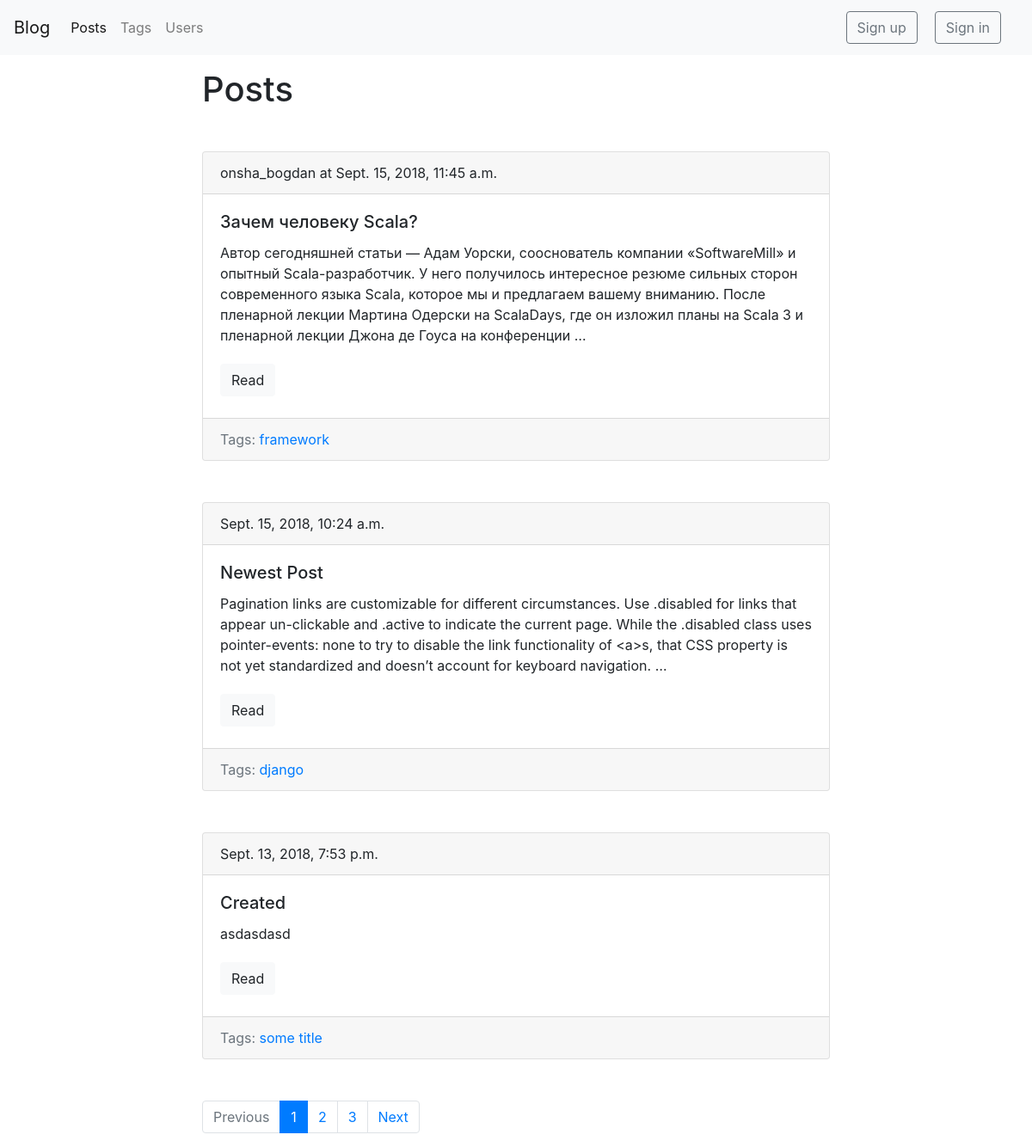
Screenshot of /blog/ with the database file from the repository.
### blog/models.py (models this page shows, shortened)
class Post(models.Model):
    title = models.CharField(max_length=150, db_index=True)
    slug = models.SlugField(max_length=150, unique=True, blank=True)
    body = models.TextField(blank=True, db_index=True)
    date_pub = models.DateTimeField(auto_now_add=True)
    tags = models.ManyToManyField('Tag', blank=True, related_name='posts')
    author = models.ForeignKey(BlogUser, on_delete=models.CASCADE, null=True, default=None)
    def get_absolute_url(self):
        return reverse('post_detail_url', kwargs={'slug': self.slug})
    class Meta:
        ordering = ['-date_pub']

class Tag(models.Model):
    title = models.CharField(max_length=50)
    slug = models.SlugField(max_length=50, unique=True)
    def get_absolute_url(self):
        return reverse('tag_detail_url', kwargs={'slug': self.slug})
    class Meta:
        ordering = ['title']

### blog/views.py (the view)
# urls.py: path(r'', posts_list, name='posts_list_url'),
def posts_list(request):
    search_query = request.GET.get('search', '')
    page_number = request.GET.get('page', 1)
    if search_query:
        posts = Post.objects.filter(Q(title__icontains=search_query) | Q(body__icontains=search_query))
    else:
        posts = Post.objects.all()
    paginator = Paginator(posts, 3)
    page = paginator.get_page(page_number)
    prev_url = '?page={}'.format(page.previous_page_number()) if page.has_previous() else ''
    next_url = '?page={}'.format(page.next_page_number()) if page.has_next() else ''
    is_paginated = page.has_other_pages()
    context = {
        'page_object': page,
        'prev_url': prev_url,
        'next_url': next_url,
        'is_paginated': is_paginated
    }
    return render(request, 'blog/index.html', context=context)

### blog/models.py (called while the page is built)
    def __str__(self):
        return self.username

### blog/templates/blog/index.html (shortened to what this page needs)
{% extends 'blog/base_blog.html' %}
{% block content %}
<h1 class="mb-5">Posts</h1>
  {% for post in page_object.object_list %}
          {% include 'blog/includes/post_card_template.html' %}
  {% endfor %}
{% endblock %}

### blog/templates/blog/includes/post_card_template.html
<div class="card mb-5">
    {% if post.author is not None %}
    <div class="card-header">
        {{post.author}} at {{ post.date_pub }}
    </div>
    {% else %}
    <div class="card-header">
         {{ post.date_pub }}
    </div>
    {% endif %}
    <div class="card-body">
        <h5 class="card-title">{{ post.title }}</h5>
        <p class="card-text"> {{ post.body|truncatewords:50 }}</p>
        <a href="{{ post.get_absolute_url }}" class="btn btn-light">Read</a>
    </div>
    {% if post.tags.all %}
        <div class="card-footer text-muted">
        Tags:
        {% for tag in post.tags.all %}
            <a href="{{ tag.get_absolute_url }}"> {{ tag.title }}</a>
        {% endfor %}
        </div>
    {% endif %}
</div>

### static/css/styles.css (style rules this page uses)
.btn { margin: 5px 0; }

### rows the page displays
Post: author "onsha_bogdan", date_pub "Sept. 15, 2018, 11:45 a.m.", title "Зачем человеку Scala?", body "Автор сегодняшней статьи — Адам Уорски, сооснователь компании «SoftwareMill» и опытный Scala-разработчик. У него получилось интересное резюме сильных сторон современного языка Scala, которое мы и предлагаем вашему вниманию. После пленарной лекции Мартина Одерски на ScalaDays, где он изложил планы на Scala 3 и пленарной лекции Джона де Гоуса на конференции …"
Tag: title "framework"
Post: date_pub "Sept. 15, 2018, 10:24 a.m.", title "Newest Post", body "Pagination links are customizable for different circumstances. Use .disabled for links that appear un-clickable and .active to indicate the current page. While the .disabled class uses pointer-events: none to try to disable the link functionality of <a>s, that CSS property is not yet standardized and doesn’t account for keyboard navigation. …"
Tag: title "django"
Post: date_pub "Sept. 13, 2018, 7:53 p.m.", title "Created", body "asdasdasd"
Tag: title "some title"

### other values shown
{{ n }} "1"
{{ n }} "2" "3"
